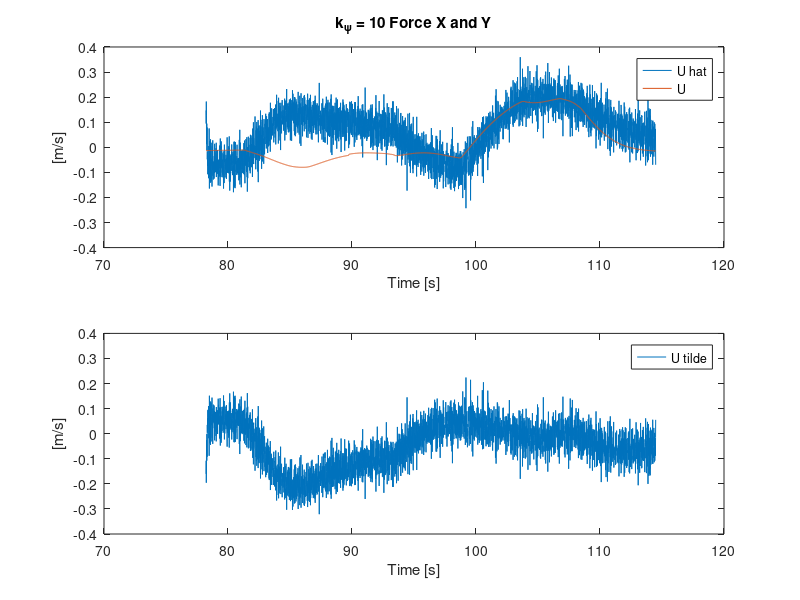
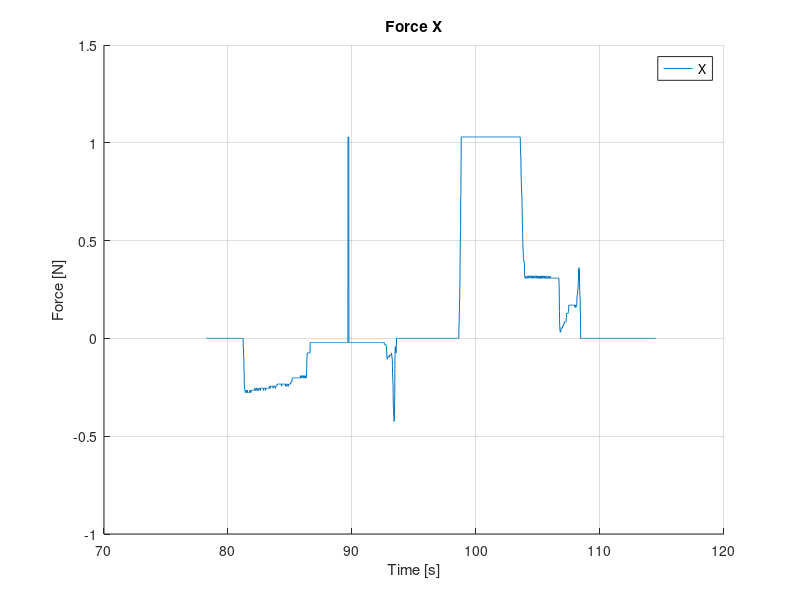
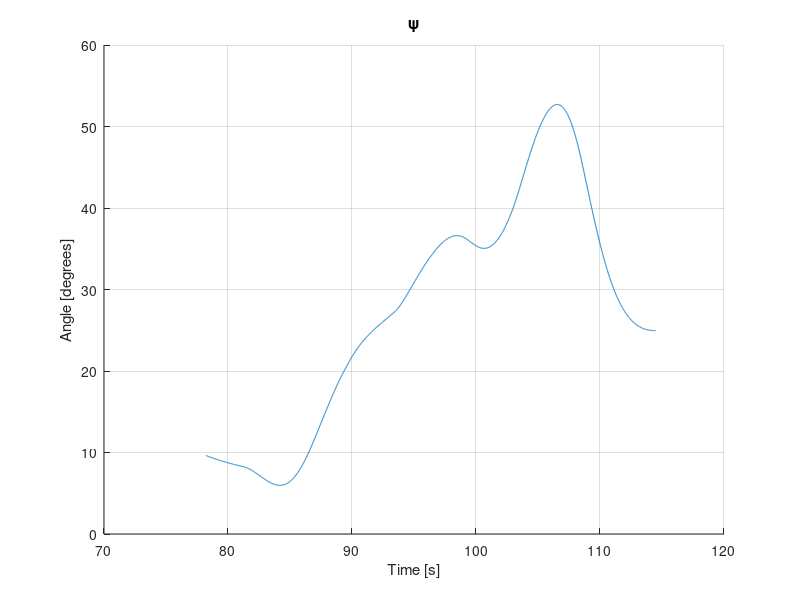

The MATLAB script that drew these images, in order:
clear
close all
eta = load('psi.mat', 'ans');
eta = eta.ans;
tau = load('tau.mat', 'ans');
tau = tau.ans;
u_hat = load('u_hat.mat', 'ans');
u_hat = u_hat.ans;
u_real = load('u_real.mat', 'ans');
u_real = u_real.ans;
u_tilde = load('u_tilde.mat', 'ans');
u_tilde = u_tilde.ans;
a = 7824;
b = length(u_hat(1, :));
%U
f1 = figure;
hold on
grid on
subplot(2, 1, 1);
plot(u_hat(1, a:b), u_hat(2, a:b), u_real(1, a:b), u_real(2, a:b));
title('k_{\psi} = 10 Force X and Y');
xlabel('Time [s]');
ylabel('[m/s]');
legend('U hat', 'U');
subplot(2, 1, 2);
plot(u_tilde(1, a:b), u_tilde(2, a:b));
legend('U tilde');
xlabel('Time [s]');
ylabel('[m/s]');

%force
f2 = figure;
hold on
grid on
plot(tau(1, a:b), tau(2, a:b));
title('Force X');
xlabel('Time [s]');
ylabel('Force [N]');
legend('X');

% psi
f3 = figure;
hold on;
grid on;
plot(eta(1, a:b), eta(4, a:b).*180/pi);
title('\psi');
xlabel('Time [s]');
ylabel('Angle [degrees]');